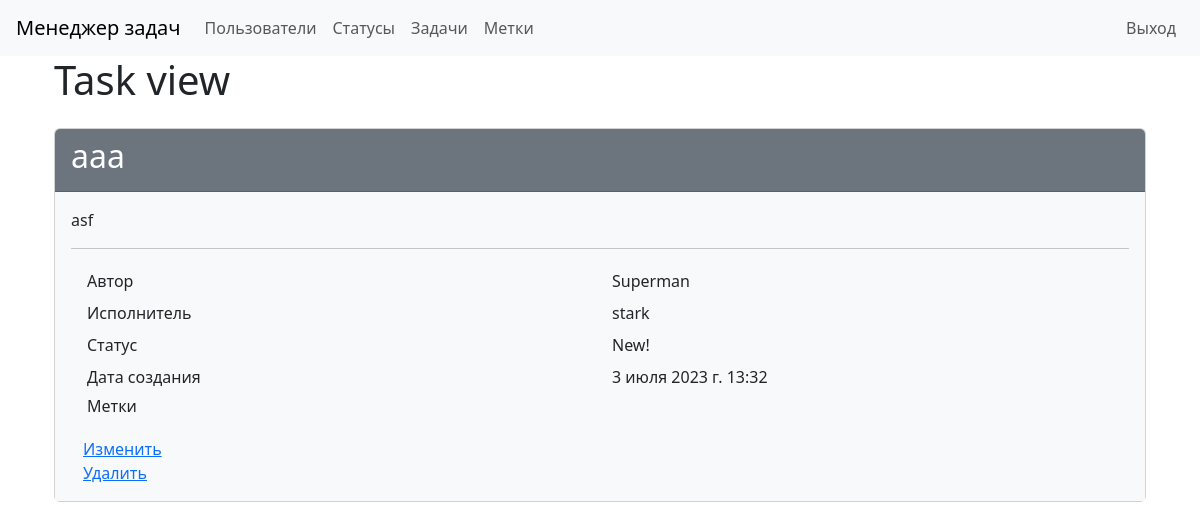
Before: /tasks/2 (signed in) with the older database file.
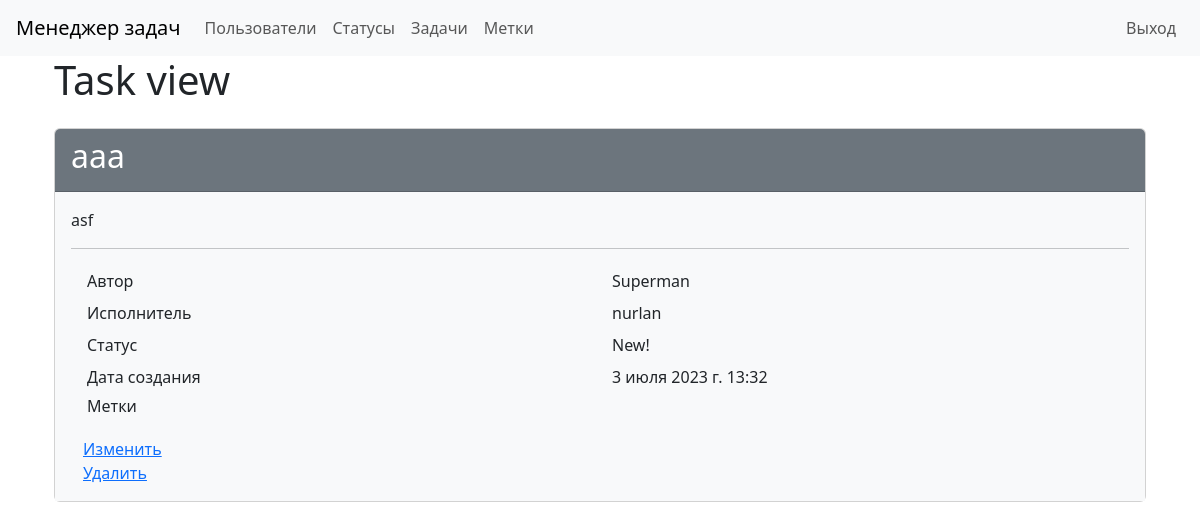
After: the same page with the newer database file.
### task_manager/tasks/models.py (models this page shows)
class TasksModel(models.Model):
    name = models.CharField(max_length=100)
    description = models.TextField()
    timestamp = models.DateTimeField(auto_now_add=True)
    status = models.ForeignKey(StatusModel, on_delete=models.PROTECT,
                               related_name='status_id')
    author = models.ForeignKey(User, on_delete=models.PROTECT,
                               related_name='author_id')
    executor = models.ForeignKey(User, on_delete=models.PROTECT,
                                 related_name='executor_id', null=True)
    labels = models.ManyToManyField(LabelModel)
    def __str__(self):
        return self.name

### task_manager/statuses/models.py (models this page shows)
class StatusModel(models.Model):
    name = models.CharField(
        max_length=100, unique=True,
        error_messages={'unique': "Это имя уже существует."})
    timestamp = models.DateTimeField(auto_now_add=True)
    def __str__(self):
        return self.name

### task_manager/tasks/views.py (the view)
class TaskView(CheckAuthentication, View):
    template_name = 'tasks/task_view.html'
    def get(self, request, *args, **kwargs):
        task_id = kwargs.get('pk')
        task = TasksModel.objects.get(id=task_id)
        labels = task.labels.all()
        return render(request, self.template_name,
                      {'task': task, 'labels': labels})

### task_manager/utils.py (called while the page is built)
    def dispatch(self, request, *args, **kwargs):
        if not request.user.is_authenticated:
            messages.success(request,
                             _('You are not authorized! Please sign in.'),
                             extra_tags="alert-danger")
        return super().dispatch(request, *args, **kwargs)

### task_manager/tasks/templates/tasks/task_view.html (shortened to what this page needs)
{% extends "base.html" %}
{% load i18n %}
{% block main %}
<div class="container wrapper flex-grow-1">
    <h1 class="mb-4">Task view</h1>
    <div class="card">
        <div class="card-header bg-secondary text-white">
            <h2>{{ task }}</h2>
        </div>
        <div class="card-body bg-light">
            <p>
                {% if task.description %}
                    {{ task.description }}
                {%  endif %}
            </p>
            <hr>
            <div class="container">
                <div class="row p-1">
                    <div class="col">
                        {% trans "Author" %}
                    </div>
                    <div class="col">
                        {{ task.author }}
                    </div>
                </div>
                <div class="row p-1">
                    <div class="col">
                        {% trans "Executor" %}
                    </div>
                    <div class="col">
                        {% if task.executor %}
                            {{ task.executor }}
                        {%  endif %}
                    </div>
                </div>
                <div class="row p-1">
                    <div class="col">
                        {% trans "Status" %}
                    </div>
                    <div class="col">
                        {{ task.status }}
                    </div>
                </div>
                <div class="row p-1">
                    <div class="col">
                        {% trans "Create at" %}
                    </div>
                    <div class="col">
                        {{ task.timestamp }}
                    </div>
                </div>
                <div class="row p-1">
                    <div class="col">
                        <h6>{% trans "label" %}</h6>
                    </div>
                </div>
                <div>
                    <a href="{% url 'update_task' pk=task.id %}">{% trans "Update" %}</a>
                    <br>
                    <a href="{% url 'delete_task' pk=task.id %}">{% trans "Delete" %}</a>
                </div>
            </div>
        </div>
    </div>
</div>
{% endblock %}

Changed rows visible on the page:
changed TasksModel "aaa": executor "stark" → "nurlan"
